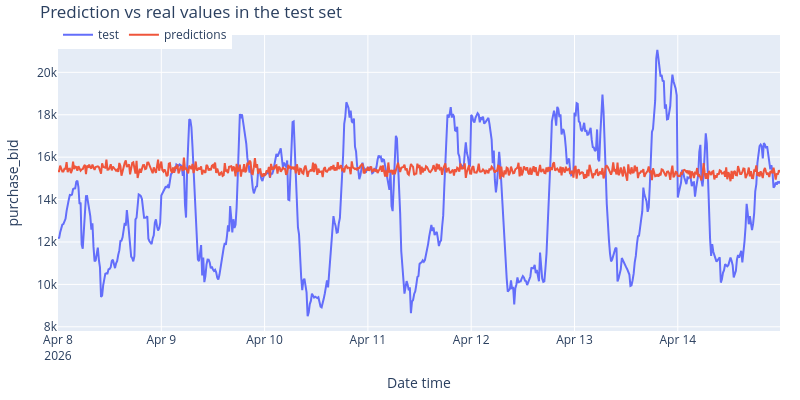

The cell this chart's notebook holds for it:
### Code cell
# Plotting predictions vs real values in the test set
# ==============================================================================
fig = go.Figure()
trace1 = go.Scatter(x=data_test.index, y=data_test[TARGET_COL], name="test", mode="lines")
trace2 = go.Scatter(
    x=predictions.index,
    y=predictions.loc[predictions["level"] == TARGET_COL, "pred"],
    name="predictions", mode="lines"
)
fig.add_trace(trace1)
fig.add_trace(trace2)
fig.update_layout(
    title="Prediction vs real values in the test set",
    xaxis_title="Date time",
    yaxis_title=TARGET_COL,
    width=800,
    height=400,
    margin=dict(l=20, r=20, t=35, b=20),
    legend=dict(orientation="h", yanchor="top", y=1.05, xanchor="left", x=0)
)
fig.show()

### Figure 1 — Plotly figure (JSON) as saved in the notebook; plotly's stock layout.template omitted (floating-point values rounded to 4 significant figures; data arrays with more than 128 entries replaced by an {"elided": "..."} marker saying what was removed)
{"data": [{"mode": "lines", "name": "test", "type": "scatter", "x": {"elided": "672 str values"}, "y": {"elided": "672 float values"}}, {"mode": "lines", "name": "predictions", "type": "scatter", "x": {"elided": "672 str values"}, "y": {"elided": "672 float values"}}], "layout": {"height": 400, "legend": {"orientation": "h", "x": 0, "xanchor": "left", "y": 1.05, "yanchor": "top"}, "margin": {"b": 20, "l": 20, "r": 20, "t": 35}, "title": {"text": "Prediction vs real values in the test set"}, "width": 800, "xaxis": {"title": {"text": "Date time"}}, "yaxis": {"title": {"text": "purchase_bid"}}}}
